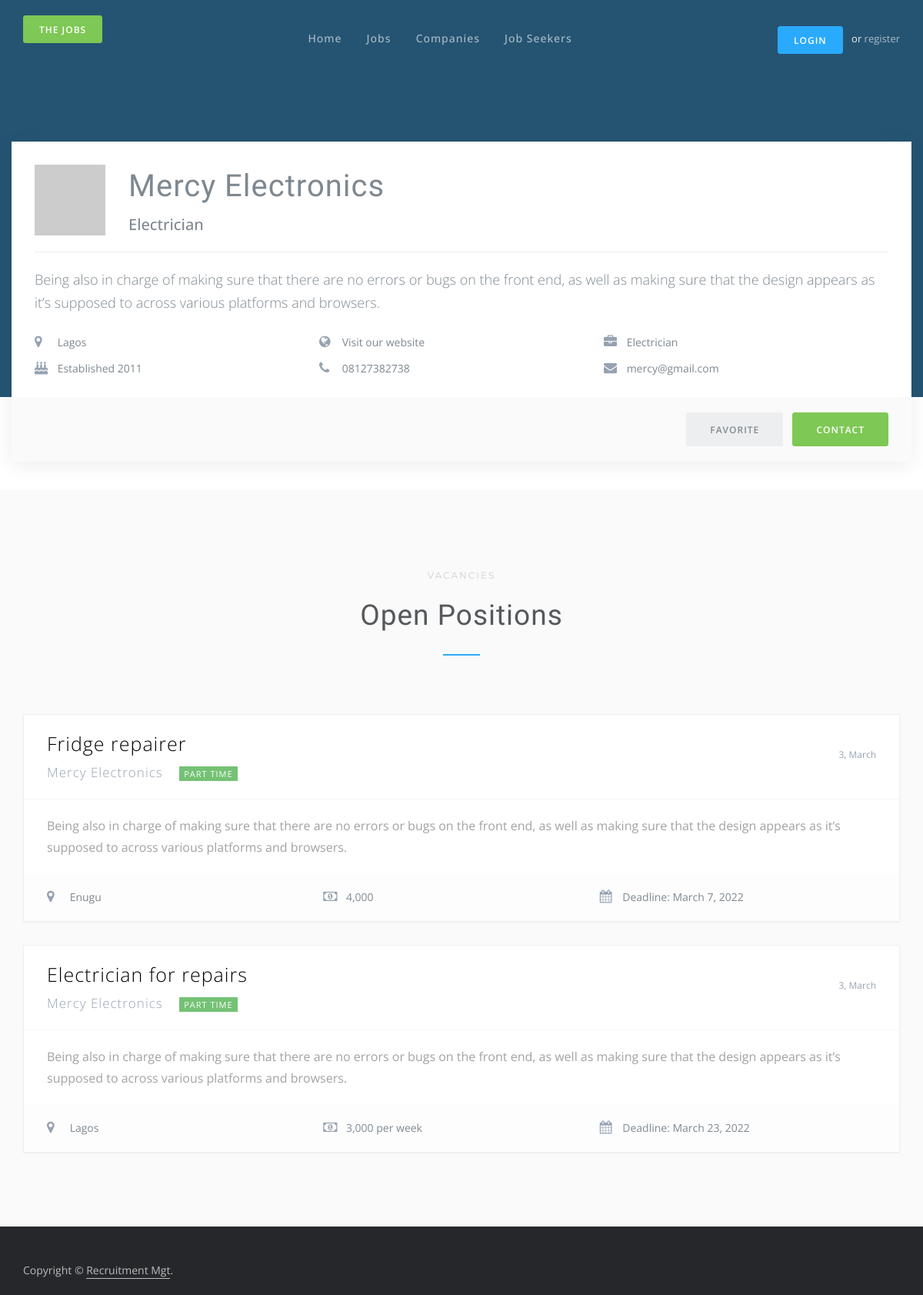
/company/2/, run on the app's committed database.
### jobs/models.py (models this page shows, shortened)
class Company(models.Model):
    user = models.OneToOneField(User, on_delete=models.CASCADE)
    name = models.CharField(max_length=25)
    slug = models.SlugField()
    category = models.ForeignKey(Category, on_delete=models.CASCADE)
    state = models.ForeignKey(State, on_delete=models.CASCADE)
    about = models.TextField(max_length=5000)
    logo = models.ImageField(upload_to='logos', blank=True)
    company_email = models.EmailField()
    established = models.DateField(blank=True, null=True)
    website = models.URLField(blank=True, null=True)
    phone_number = models.CharField(max_length=13,
                                    blank=True, null=True)
    created = models.DateTimeField(auto_now_add=True)
    updated = models.DateTimeField(auto_now=True)
    class Meta:
        verbose_name_plural = 'Companies'
    def __str__(self):
        return self.name

class Category(models.Model):
    name = models.CharField(max_length=25)
    slug = models.SlugField()
    description = models.TextField()
    created = models.DateTimeField(auto_now_add=True)
    updated = models.DateTimeField(auto_now=True)
    class Meta:
        verbose_name_plural = 'Categories'
    def __str__(self):
        return self.name

class State(models.Model):
    name = models.CharField(max_length=25)
    slug = models.SlugField()
    created = models.DateTimeField(auto_now_add=True)
    updated = models.DateTimeField(auto_now=True)
    def __str__(self):
        return self.name

class Job(models.Model):
    FULL_TIME = 'FT'
    PART_TIME = 'PT'
    FREELANCER = 'FL'
    INTERNSHIP = 'IT'
    JOB_TYPE = (
        (FULL_TIME, 'Full Time'),
        (PART_TIME, 'Part Time'),
        (FREELANCER, 'Freelancer'),
        (INTERNSHIP, 'Internship'),
    )
    title = models.CharField(max_length=100)
    slug = models.SlugField()
    company = models.ForeignKey(
        Company, related_name='jobs', on_delete=models.CASCADE)
    job_type = models.CharField(max_length=2, choices=JOB_TYPE)
    description = models.TextField(max_length=1000)
    salary = models.CharField(max_length=25)
    years_of_experience = models.IntegerField()
    vacancy = models.IntegerField(default=1)
    state = models.ForeignKey(State, on_delete=models.CASCADE)
    application_deadline = models.DateField()
    created = models.DateTimeField(auto_now_add=True)
    updated = models.DateTimeField(auto_now=True)
    class Meta:
        ordering = ['-created']

### jobs/views.py (the view)
# urls.py: path('company/<int:id>/', views.company_detail, name='company_detail'),
def company_detail(request, id):
    company = get_object_or_404(Company, id=id)
    jobs = company.jobs.all()
    return render(
        request, 'company_detail.html',
        {'company': company, 'jobs': jobs})

### templates/company_detail.html (shortened to what this page needs)
{% extends "base.html" %}
{% block content %}
    <header class="page-header bg-img size-md">
      <div class="container">
        <div class="header-detail">
          <img class="logo" src="https://via.placeholder.com/50x50" alt="">
          <div class="hgroup">
            <h1>{{ company.name }}</h1>
            <h3>{{ company.category }}</h3>
          </div>
          <hr>
          <p class="lead">{{ company.about }}</p>
          <ul class="details cols-3">
            <li>
              <i class="fa fa-map-marker"></i>
              <span>{{ company.state }}</span>
            </li>
            <li>
              <i class="fa fa-globe"></i>
              <a href="{{ company.website }}">Visit our website</a>
            </li>
            <li>
              <i class="fa fa-briefcase"></i>
              <span>{{ company.category }}</span>
            </li>
            <li>
              <i class="fa fa-birthday-cake"></i>
              <span>Established {{ company.established|date:"Y" }}</span>
            </li>
            <li>
              <i class="fa fa-phone"></i>
              <span>{{ company.phone_number }}</span>
            </li>
            <li>
              <i class="fa fa-envelope"></i>
              <a href="#">{{ company.company_email }}</a>
            </li>
          </ul>
          <div class="button-group">
            <div class="action-buttons">
              <a class="btn btn-gray" href="#">Favorite</a>
              <a class="btn btn-success" href="#">Contact</a>
            </div>
          </div>
        </div>
      </div>
    </header>
    <main>
      <section id="open-positions" class="bg-alt">
        <div class="container">
          <header class="section-header">
            <span>vacancies</span>
            <h2>Open positions</h2>
          </header>
          <div class="row">
            {% for job in jobs %}
            <div class="col-xs-12">
              <a class="item-block" href="{% url 'job_detail' job.id %}">
                <header>
                  <div class="hgroup">
                    <h4>{{ job.title }}</h4>
                    <h5>{{ job.company }} <span class="label label-success">{{ job.get_job_type_display }}</span></h5>
                  </div>
                  <time>{{ job.created|date:"j, F" }}</time>
                </header>
                <div class="item-body">
                  <p>{{ job.description }}</p>
                </div>
                <footer>
                  <ul class="details cols-3">
                    <li>
                      <i class="fa fa-map-marker"></i>
                      <span>{{ job.state }}</span>
                    </li>
                    <li>
                      <i class="fa fa-money"></i>
                      <span>{{ job.salary }}</span>
                    </li>
                    <li>
                      <i class="fa fa-calendar"></i>
                      <span>Deadline: {{ job.application_deadline }}</span>
                    </li>
                  </ul>
                </footer>
              </a>
            </div>
            {% endfor %}
          </div>
        </div>
      </section>
    </main>
{% endblock %}

### data on the page
Company: name "Mercy Electronics", category "Electrician", about "Being also in charge of making sure that there are no errors or bugs on the front end, as well as making sure that the design appears as it’s supposed to across various platforms and browsers.", state "Lagos", established "2011", phone_number "08127382738", company_email "mercy@gmail.com"
Job: title "Fridge repairer", company "Mercy Electronics", job_type "PART TIME", created "3, March", description "Being also in charge of making sure that there are no errors or bugs on the front end, as well as making sure that the design appears as it’s supposed to across various platforms and browsers.", state "Enugu", salary "4,000", application_deadline "March 7, 2022"
Job: title "Electrician for repairs", company "Mercy Electronics", job_type "PART TIME", created "3, March", description "Being also in charge of making sure that there are no errors or bugs on the front end, as well as making sure that the design appears as it’s supposed to across various platforms and browsers.", state "Lagos", salary "3,000 per week", application_deadline "March 23, 2022"
